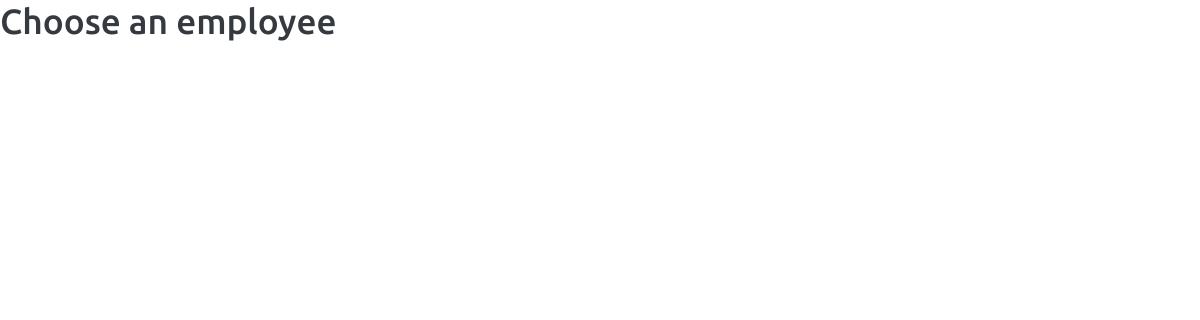
The app's page /workers_profile/1/, older data.
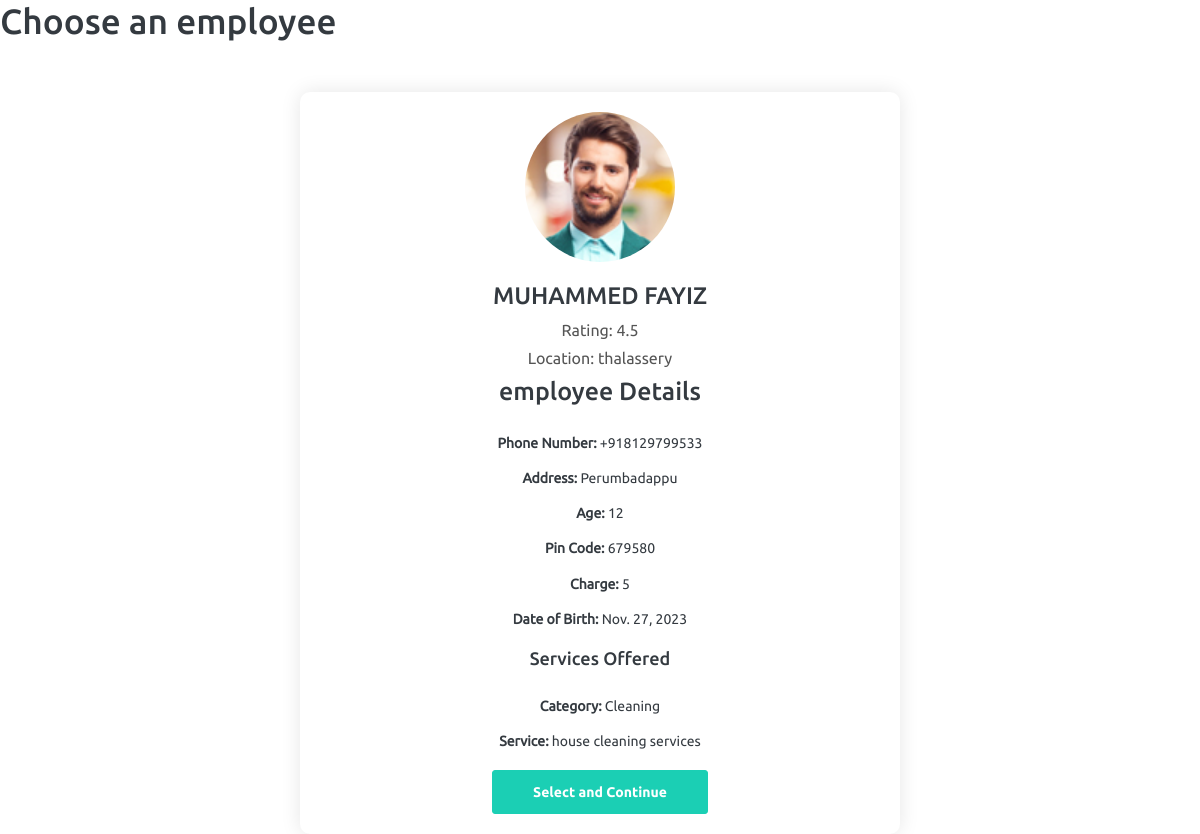
The same page, newer data.
### home/models.py (models this page shows)
class Employee(models.Model):
    EmployeeID = models.AutoField(primary_key=True)
    Employee_name = models.CharField(max_length=255, default='', null=False)
    CategoryID = models.ForeignKey(Category, on_delete=models.CASCADE)
    ServiceID = models.ForeignKey(Service, on_delete=models.CASCADE)
    Date_of_birth = models.DateField()
    Phone_number = models.CharField(max_length=15, default='', null=False)
    Address = models.CharField(max_length=255, default='', null=False)
    Age = models.IntegerField(default=0, null=False)
    Pin_code = models.CharField(max_length=10, default='', null=False)
    Rating = models.DecimalField(max_digits=3, decimal_places=1)
    Charge = models.IntegerField()
    Location = models.CharField(max_length=255, default='')

class Category(models.Model):
    CategoryID = models.AutoField(primary_key=True)
    CategoryName = models.CharField(max_length=255)
    Caption = models.CharField(max_length=255, default='')
    Imageurl = models.CharField(max_length=255, default='')

class Service(models.Model):
    ServiceID = models.AutoField(primary_key=True)
    ServiceName = models.CharField(max_length=255)
    ShortDescription = models.CharField(max_length=255, default='')
    Description = models.TextField()
    Price = models.DecimalField(max_digits=10, decimal_places=2)
    CategoryID = models.ForeignKey(Category, on_delete=models.CASCADE)

### home/views.py (the view)
# urls.py: path('workers_profile/<int:service_id>/', workers_profile, name='workers_profile'),
def workers_profile(request, service_id):
    if request.method == 'GET':
        print("service id = ")
        print(service_id)
        service = get_object_or_404(Service, ServiceID=service_id)
        employees = Employee.objects.all()
        return render(request, 'workerprofS3.html',  {
             'employees': employees,
              'service_id': service_id
                })

### templates/workerprofS3.html (shortened to what this page needs)
{% load static %}
<!DOCTYPE html>
<html lang="en">
<head>
    <link rel="stylesheet" href="{% static 'css/styles3.css' %}">
    <link rel="stylesheet" href="{% static 'vendors/mdi/css/materialdesignicons.min.css' %}">
    <link rel="stylesheet" href="{% static 'vendors/css/vendor.bundle.base.css' %}">
    <link rel="stylesheet" href="{% static 'css/style.css' %}">
</head>
<body>
    <h1>Choose an employee</h1>
    {% for employee in employees %}
    <div class="profile-container">
        <div class="profile-header">
            <img src="{% static 'images/faces' %}{{ employee.employeeID }}.jpg"
                onerror="this.src='{% static 'images/faces/face1.jpg' %}' " alt="employee Photo">
            <h1>{{ employee.Employee_name }}</h1>
            <div class="rating">Rating: {{ employee.Rating }}</div>
            <div class="location">Location: {{ employee.Location }}</div>
        </div>
        <div class="profile-details">
            <h3>employee Details</h3>
            <ul>
                <li><strong>Phone Number:</strong> {{ employee.Phone_number }}</li>
                <li><strong>Address:</strong> {{ employee.Address }}</li>
                <li><strong>Age:</strong> {{ employee.Age }}</li>
                <li><strong>Pin Code:</strong> {{ employee.Pin_code }}</li>
                <li><strong>Charge:</strong> {{ employee.Charge }}</li>
                <li><strong>Date of Birth:</strong> {{ employee.Date_of_birth }}</li>
            </ul>
            <h4>Services Offered</h4>
            <ul>
                <li><strong>Category:</strong> {{ employee.CategoryID.CategoryName }}</li>
                <li><strong>Service:</strong> {{ employee.ServiceID.ServiceName }}</li>
            </ul>
            <a href="{% url 'appointment' service_id=service_id employee_id=employee.EmployeeID %}">
                <button type="button" class="btn btn-success btn-fw">Select and Continue</button>
            </a>
        </div>
    </div>
    {% endfor %}
</body>
</html>

### static/css/styles3.css (style rules this page uses)
body { margin: 0; font-family: Arial, sans-serif; background-color: #f9f9f9; }
.profile-container { max-width: 600px; margin: 0 auto; background-color: #ffffff; padding: 20px; border-radius: 10px; box-shadow: 0 0 20px rgba(0, 0, 0, 0.1); text-align: center; margin-top: 50px; }
.profile-header img { border-radius: 50%; width: 150px; height: 150px; object-fit: cover; margin-bottom: 20px; }
.profile-header h1 { margin-bottom: 10px; font-size: 24px; }
.rating, .location { color: #555; margin-bottom: 10px; }
.profile-details ul { list-style: none; padding: 0; }
.profile-details ul li { margin-bottom: 10px; }

Row changes from the older to the newer data that the page shows:
added Employee: Employee_name "MUHAMMED FAYIZ", Rating "4.5", Location "thalassery", Phone_number "+918129799533", Address "Perumbadappu", Age "12", Pin_code "679580", Charge "5", Date_of_birth "Nov. 27, 2023", CategoryID.CategoryName "Cleaning", ServiceID.ServiceName "house cleaning services"
